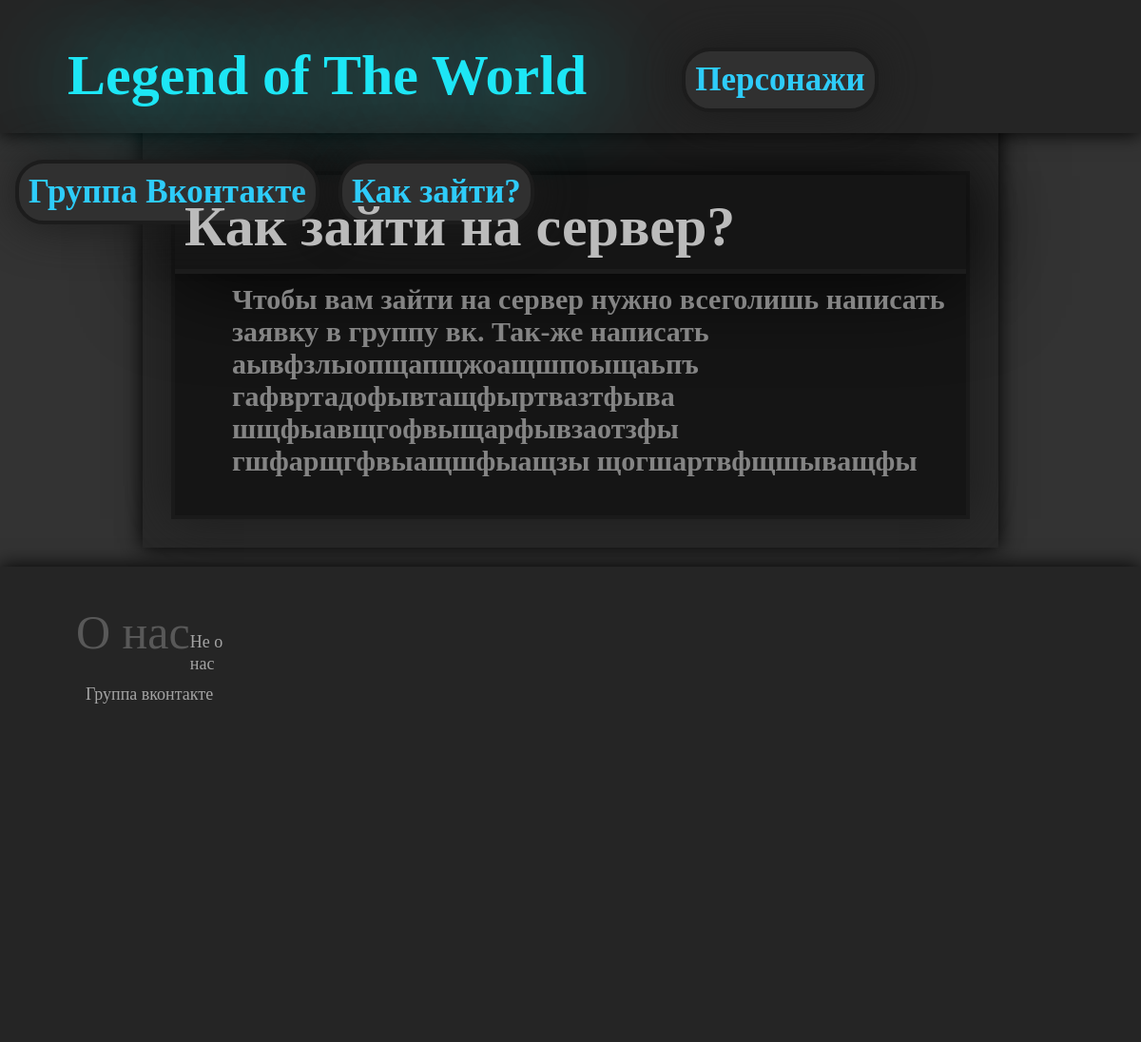
The page /join on the database its author committed.
### WebSite/apps/base/models.py (models this page shows, shortened)
class join_info(models.Model):
	info_title = models.CharField('Заголовок', max_length = 200)
	info_text = models.TextField('Текст')
	class Meta:
		verbose_name = 'Как зайти на сервер?'
		verbose_name_plural = 'Как зайти на сервер?'

### WebSite/apps/base/views.py (the view)
# urls.py: path('join', views.join_the_server, name = 'join'),
def join_the_server(request):
	info = join_info.objects.order_by('-id')
	return render(request, 'base/templates_join.html', locals())

### WebSite/templates/base/templates_join.html
{% extends 'base/join.html' %}
{% block content %}
	{% for a in info %}
		<div class="content">
			<div class="content-header">
				<h2>{{a.info_title}}</h2>
			</div>
			<div class="content-content">
				<h2>{{a.info_text}}</h2>
			</div>
		</div>
	{% endfor %}
{% endblock %}

### WebSite/static/global/style.css (style rules this page uses)
body, html { width: 100%; height: 100%; }
* { margin: 0; padding: 0; outline: none; }
body { background-color: #333; }
.content-bar .content { background-color: #151515; height: auto; width: auto; padding-bottom: 40px; padding: 10; box-shadow: 0 0 50px #1C1C1C; border: 4px solid #1A1A1A; font-size: 40px; margin-top: 30px; }
.content-header { padding-top: 20px; border-bottom: 5px solid #F2F2F2; border-color: #1C1C1C; box-shadow: 0 0 100px #000; padding-bottom: 10px; }
.content-header h2 { padding-left: 10px; }
.content-content { padding-top: 10px; margin-left: 60px; }
.content-content h2 { color: #848484; font-size: 30px; }
.tabs, .content-bar, .content, .footer, .content-header { margin-right: auto; margin-left: auto; }

### rows shown on the page
join_info: info_title "Как зайти на сервер?", info_text "Чтобы вам зайти на сервер нужно всеголишь написать заявку в группу вк. Так-же написать аывфзлыопщапщжоащшпоыщаьпъ гафвртадофывтащфыртвазтфыва шщфыавщгофвыщарфывзаотзфы гшфарщгфвыащшфыащзы щогшартвфщшыващфы"
